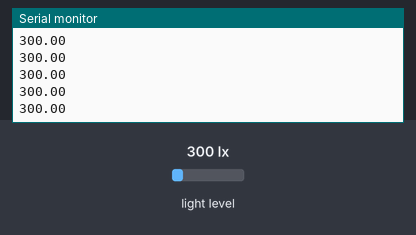
Simulated run of this sketch. Board: Arduino Uno, built with avr-gcc and run on an emulated ATmega328P. Shown: the last lines printed to the serial monitor. Inputs (shaded band) come from the test bench; at power-on: light level 300 lx.

Above: at 1.2 s.
1.3 s: light level set to 40 lx
At 1.32 s:
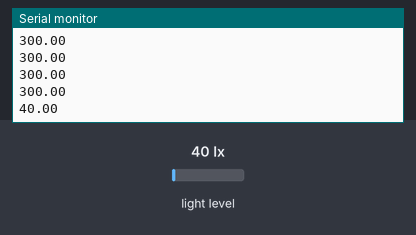
2.8 s: light level set to 500 lx
At 2.84 s:
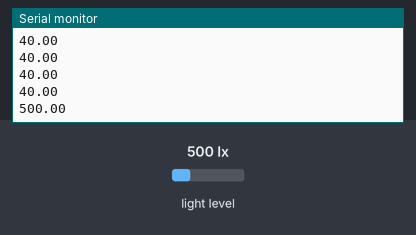
Timing chart, 0 to 5.8 s (numbered marks = the images above; inputs shaded):
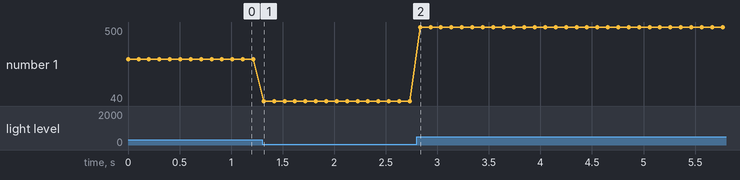

Measured:
- after the input at 1.3 s, the serial monitor: prints a new line at once (image 1)
- after the input at 2.8 s, the serial monitor: prints a new line at once (image 2)
- plotted number 1: 300 → 40 after the input at 1.3 s, 40 → 500 after the input at 2.8 s

The sketch:

bh1750_BareMinimum.ino
```cpp
//for help look at: https://github.com/Starmbi/hp_BH1750/wiki
#include <Arduino.h>
#include <hp_BH1750.h>  //  include the library
hp_BH1750 BH1750;       //  create the sensor

void setup()
{
  // put your setup code here, to run once:
  Serial.begin(9600);
  bool avail = BH1750.begin(BH1750_TO_GROUND);// init the sensor with address pin connetcted to ground
                                              // result (bool) wil be be "false" if no sensor found
}

void loop()
{
  // put your main code here, to run repeatedly:
  BH1750.start();   //starts a measurement
  float lux=BH1750.getLux();  //  waits until a conversion finished
  Serial.println(lux);
  delay(100);
}
```
